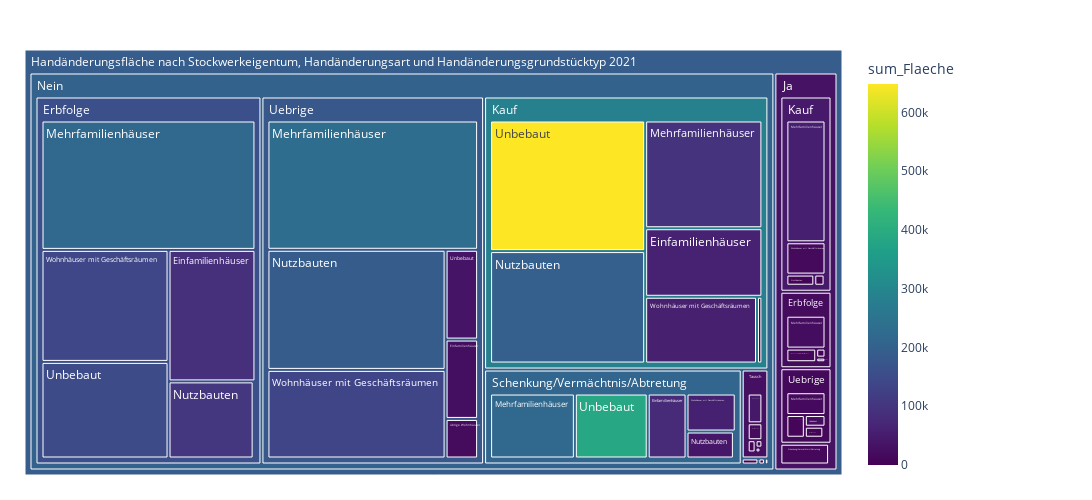

The code cell stored with this chart in its notebook:
### Code cell
fig = px.treemap(myTreemapAgg.query('sum_Flaeche >0').reset_index(), path=[px.Constant("Handänderungsfläche nach Stockwerkeigentum, Handänderungsart und Handänderungsgrundstücktyp 2021")
                                                                          , 'Stockwerkeigentum','HaeArt','HaeGrstTyp']
                 , values='sum_Flaeche'
                 , color='sum_Flaeche'               
                 #, color_discrete_map={'(?)':'lightgrey','EVP':'gold', 'SP':'#FF3030', 'PdA':'#EE3B3B', 'Grüne':'#A2CD5A','GLP':'#CAFF70','Die Mitte':'orange','FDP':'#104E8B','AL':'deeppink','SVP':'forestgreen', 'FL ZÜRI':'#8B864E','Volt':'#lightblue' }                
                 ## bei continuous scales (bei Zahlenwerten):
                 ,color_continuous_scale='viridis'
                 ,height=500 , width=1100                 
                )
fig.update_traces(root_color="grey")
fig.update_layout(margin = dict(t=50, l=25, r=250, b=25))
fig.show()

### Figure 1 — Plotly figure (JSON) as saved in the notebook; plotly's stock layout.template omitted (floating-point values rounded to 4 significant figures)
{"data": [{"branchvalues": "total", "customdata": [[3831.0], [89360.0], [757], [2814.0], [59580.0], [819.9], [77760.0], [2065], [1404.0], [25900.0], [885.5], [22960.0], [217200.0], [57.51], [322.6], [698], [56140.0], [95080.0], [15620.0], [216700.0], [287.1], [1656.0], [17370.0], [231100.0], [533.5], [948.6], [1574.0], [101900.0], [166], [483], [5115.0], [196400.0], [1225.0], [39860.0], [109.6], [20010.0], [6976.0], [188300.0], [115.2], [896.3], [148200.0], [398], [141.1], [648500.0], [387400.0], [43210.0], [21470.0], [35600.0], [10560.0], [140200.0], [103.1], [392.1], [501], [16870.0], [56890.0], [2398.0], [58650.0], [55.6], [4397.0], [9824.0], [134500.0], [176.5], [256], [93.89], [3776.0], [777.4], [7139.0], [2815.0], [2589.0], [20650.0], [18810.0], [159200.0], [86.79], [442.9], [577.6], [44970.0], [282000.0], [12970.0], [212000.0], [231.1], [28260.0], [14740.0], [177600.0], [480.7], [880.6], [31490.0], [203700.0], [190200.0]], "domain": {"x": [0, 1], "y": [0, 1]}, "hovertemplate": "labels=%{label}<br>sum_Flaeche_sum=%{value}<br>parent=%{parent}<br>id=%{id}<br>sum_Flaeche=%{color}<extra></extra>", "ids": ["Handänderungsfläche nach Stockwerkeigentum, Handänderungsart und Handänderungsgrundstücktyp 2021/Ja/Erbfolge/Einfamilienhäuser", "Handänderungsfläche nach Stockwerkeigentum, Handänderungsart und Handänderungsgrundstücktyp 2021/Nein/Erbfolge/Einfamilienhäuser", "Handänderungsfläche nach Stockwerkeigentum, Handänderungsart und Handänderungsgrundstücktyp 2021/Nein/Expropriation/Einfamilienhäuser", "Handänderungsfläche nach Stockwerkeigentum, Handänderungsart und Handänderungsgrundstücktyp 2021/Ja/Kauf/Einfamilienhäuser", "Handänderungsfläche nach Stockwerkeigentum, Handänderungsart und Handänderungsgrundstücktyp 2021/Nein/Kauf/Einfamilienhäuser", "Handänderungsfläche nach Stockwerkeigentum, Handänderungsart und Handänderungsgrundstücktyp 2021/Ja/Schenkung/Vermächtnis/Abtretung/Einfamilienhäuser", "Handänderungsfläche nach Stockwerkeigentum, Handänderungsart und Handänderungsgrundstücktyp 2021/Nein/Schenkung/Vermächtnis/Abtretung/Einfamilienhäuser", "Handänderungsfläche nach Stockwerkeigentum, Handänderungsart und Handänderungsgrundstücktyp 2021/Nein/Tausch/Einfamilienhäuser", "Handänderungsfläche nach Stockwerkeigentum, Handänderungsart und Handänderungsgrundstücktyp 2021/Ja/Uebrige/Einfamilienhäuser", "Handänderungsfläche nach Stockwerkeigentum, Handänderungsart und Handänderungsgrundstücktyp 2021/Nein/Uebrige/Einfamilienhäuser", "Handänderungsfläche nach Stockwerkeigentum, Handänderungsart und Handänderungsgrundstücktyp 2021/Nein/Zwangsverwertung/Einfamilienhäuser", "Handänderungsfläche nach Stockwerkeigentum, Handänderungsart und Handänderungsgrundstücktyp 2021/Ja/Erbfolge/Mehrfamilienhäuser", "Handänderungsfläche nach Stockwerkeigentum, Handänderungsart und Handänderungsgrundstücktyp 2021/Nein/Erbfolge/Mehrfamilienhäuser", "Handänderungsfläche nach Stockwerkeigentum, Handänderungsart und Handänderungsgrundstücktyp 2021/Ja/Expropriation/Mehrfamilienhäuser", "Handänderungsfläche nach Stockwerkeigentum, Handänderungsart und Handänderungsgrundstücktyp 2021/Nein/Expropriation/Mehrfamilienhäuser", "Handänderungsfläche nach Stockwerkeigentum, Handänderungsart und Handänderungsgrundstücktyp 2021/Nein/Freiwillige Steigerung/Mehrfamilienhäuser", "Handänderungsfläche nach Stockwerkeigentum, Handänderungsart und Handänderungsgrundstücktyp 2021/Ja/Kauf/Mehrfamilienhäuser", "Handänderungsfläche nach Stockwerkeigentum, Handänderungsart und Handänderungsgrundstücktyp 2021/Nein/Kauf/Mehrfamilienhäuser", "Handänderungsfläche nach Stockwerkeigentum, Handänderungsart und Handänderungsgrundstücktyp 2021/Ja/Schenkung/Vermächtnis/Abtretung/Mehrfamilienhäuser", "Handänderungsfläche nach Stockwerkeigentum, Handänderungsart und Handänderungsgrundstücktyp 2021/Nein/Schenkung/Vermächtnis/Abtretung/Mehrfamilienhäuser", "Handänderungsfläche nach Stockwerkeigentum, Handänderungsart und Handänderungsgrundstücktyp 2021/Ja/Tausch/Mehrfamilienhäuser", "Handänderungsfläche nach Stockwerkeigentum, Handänderungsart und Handänderungsgrundstücktyp 2021/Nein/Tausch/Mehrfamilienhäuser", "Handänderungsfläche nach Stockwerkeigentum, Handänderungsart und Handänderungsgrundstücktyp 2021/Ja/Uebrige/Mehrfamilienhäuser", "Handänderungsfläche nach Stockwerkeigentum, Handänderungsart und Handänderungsgrundstücktyp 2021/Nein/Uebrige/Mehrfamilienhäuser", "Handänderungsfläche nach Stockwerkeigentum, Handänderungsart und Handänderungsgrundstücktyp 2021/Ja/Zwangsverwertung/Mehrfamilienhäuser", "Handänderungsfläche nach Stockwerkeigentum, Handänderungsart und Handänderungsgrundstücktyp 2021/Nein/Zwangsverwertung/Mehrfamilienhäuser", "Handänderungsfläche nach Stockwerkeigentum, Handänderungsart und Handänderungsgrundstücktyp 2021/Ja/Erbfolge/Nutzbauten", "Handänderungsfläche nach Stockwerkeigentum, Handänderungsart und Handänderungsgrundstücktyp 2021/Nein/Erbfolge/Nutzbauten", "Handänderungsfläche nach Stockwerkeigentum, Handänderungsart und Handänderungsgrundstücktyp 2021/Nein/Expropriation/Nutzbauten", "Handänderungsfläche nach Stockwerkeigentum, Handänderungsart und Handänderungsgrundstücktyp 2021/Nein/Freiwillige Steigerung/Nutzbauten", "Handänderungsfläche nach Stockwerkeigentum, Handänderungsart und Handänderungsgrundstücktyp 2021/Ja/Kauf/Nutzbauten", "Handänderungsfläche nach Stockwerkeigentum, Handänderungsart und Handänderungsgrundstücktyp 2021/Nein/Kauf/Nutzbauten", "Handänderungsfläche nach Stockwerkeigentum, Handänderungsart und Handänderungsgrundstücktyp 2021/Ja/Schenkung/Vermächtnis/Abtretung/Nutzbauten", "Handänderungsfläche nach Stockwerkeigentum, Handänderungsart und Handänderungsgrundstücktyp 2021/Nein/Schenkung/Vermächtnis/Abtretung/Nutzbauten", "Handänderungsfläche nach Stockwerkeigentum, Handänderungsart und Handänderungsgrundstücktyp 2021/Ja/Tausch/Nutzbauten", "Handänderungsfläche nach Stockwerkeigentum, Handänderungsart und Handänderungsgrundstücktyp 2021/Nein/Tausch/Nutzbauten", "Handänderungsfläche nach Stockwerkeigentum, Handänderungsart und Handänderungsgrundstücktyp 2021/Ja/Uebrige/Nutzbauten", "Handänderungsfläche nach Stockwerkeigentum, Handänderungsart und Handänderungsgrundstücktyp 2021/Nein/Uebrige/Nutzbauten", "Handänderungsfläche nach Stockwerkeigentum, Handänderungsart und Handänderungsgrundstücktyp 2021/Ja/Zwangsverwertung/Nutzbauten", "Handänderungsfläche nach Stockwerkeigentum, Handänderungsart und Handänderungsgrundstücktyp 2021/Nein/Zwangsverwertung/Nutzbauten", "Handänderungsfläche nach Stockwerkeigentum, Handänderungsart und Handänderungsgrundstücktyp 2021/Nein/Erbfolge/Unbebaut", "Handänderungsfläche nach Stockwerkeigentum, Handänderungsart und Handänderungsgrundstücktyp 2021/Nein/Expropriation/Unbebaut", "Handänderungsfläche nach Stockwerkeigentum, Handänderungsart und Handänderungsgrundstücktyp 2021/Ja/Kauf/Unbebaut", "Handänderungsfläche nach Stockwerkeigentum, Handänderungsart und Handänderungsgrundstücktyp 2021/Nein/Kauf/Unbebaut", "Handänderungsfläche nach Stockwerkeigentum, Handänderungsart und Handänderungsgrundstücktyp 2021/Nein/Schenkung/Vermächtnis/Abtretung/Unbebaut", "Handänderungsfläche nach Stockwerkeigentum, Handänderungsart und Handänderungsgrundstücktyp 2021/Nein/Tausch/Unbebaut", "Handänderungsfläche nach Stockwerkeigentum, Handänderungsart und Handänderungsgrundstücktyp 2021/Ja/Uebrige/Unbebaut", "Handänderungsfläche nach Stockwerkeigentum, Handänderungsart und Handänderungsgrundstücktyp 2021/Nein/Uebrige/Unbebaut", "Handänderungsfläche nach Stockwerkeigentum, Handänderungsart und Handänderungsgrundstücktyp 2021/Ja/Erbfolge/Wohnhäuser mit Geschäftsräumen", "Handänderungsfläche nach Stockwerkeigentum, Handänderungsart und Handänderungsgrundstücktyp 2021/Nein/Erbfolge/Wohnhäuser mit Geschäftsräumen", "Handänderungsfläche nach Stockwerkeigentum, Handänderungsart und Handänderungsgrundstücktyp 2021/Ja/Expropriation/Wohnhäuser mit Geschäftsräumen", "Handänderungsfläche nach Stockwerkeigentum, Handänderungsart und Handänderungsgrundstücktyp 2021/Nein/Expropriation/Wohnhäuser mit Geschäftsräumen", "Handänderungsfläche nach Stockwerkeigentum, Handänderungsart und Handänderungsgrundstücktyp 2021/Nein/Freiwillige Steigerung/Wohnhäuser mit Geschäftsräumen", "Handänderungsfläche nach Stockwerkeigentum, Handänderungsart und Handänderungsgrundstücktyp 2021/Ja/Kauf/Wohnhäuser mit Geschäftsräumen", "Handänderungsfläche nach Stockwerkeigentum, Handänderungsart und Handänderungsgrundstücktyp 2021/Nein/Kauf/Wohnhäuser mit Geschäftsräumen", "Handänderungsfläche nach Stockwerkeigentum, Handänderungsart und Handänderungsgrundstücktyp 2021/Ja/Schenkung/Vermächtnis/Abtretung/Wohnhäuser mit Geschäftsräumen", "Handänderungsfläche nach Stockwerkeigentum, Handänderungsart und Handänderungsgrundstücktyp 2021/Nein/Schenkung/Vermächtnis/Abtretung/Wohnhäuser mit Geschäftsräumen", "Handänderungsfläche nach Stockwerkeigentum, Handänderungsart und Handänderungsgrundstücktyp 2021/Ja/Tausch/Wohnhäuser mit Geschäftsräumen", "Handänderungsfläche nach Stockwerkeigentum, Handänderungsart und Handänderungsgrundstücktyp 2021/Nein/Tausch/Wohnhäuser mit Geschäftsräumen", "Handänderungsfläche nach Stockwerkeigentum, Handänderungsart und Handänderungsgrundstücktyp 2021/Ja/Uebrige/Wohnhäuser mit Geschäftsräumen", "Handänderungsfläche nach Stockwerkeigentum, Handänderungsart und Handänderungsgrundstücktyp 2021/Nein/Uebrige/Wohnhäuser mit Geschäftsräumen", "Handänderungsfläche nach Stockwerkeigentum, Handänderungsart und Handänderungsgrundstücktyp 2021/Ja/Zwangsverwertung/Wohnhäuser mit Geschäftsräumen", "Handänderungsfläche nach Stockwerkeigentum, Handänderungsart und Handänderungsgrundstücktyp 2021/Nein/Zwangsverwertung/Wohnhäuser mit Geschäftsräumen", "Handänderungsfläche nach Stockwerkeigentum, Handänderungsart und Handänderungsgrundstücktyp 2021/Ja/Erbfolge/übrige Wohnhäuser", "Handänderungsfläche nach Stockwerkeigentum, Handänderungsart und Handänderungsgrundstücktyp 2021/Nein/Erbfolge/übrige Wohnhäuser", "Handänderungsfläche nach Stockwerkeigentum, Handänderungsart und Handänderungsgrundstücktyp 2021/Ja/Kauf/übrige Wohnhäuser", "Handänderungsfläche nach Stockwerkeigentum, Handänderungsart und Handänderungsgrundstücktyp 2021/Nein/Kauf/übrige Wohnhäuser", "Handänderungsfläche nach Stockwerkeigentum, Handänderungsart und Handänderungsgrundstücktyp 2021/Nein/Schenkung/Vermächtnis/Abtretung/übrige Wohnhäuser", "Handänderungsfläche nach Stockwerkeigentum, Handänderungsart und Handänderungsgrundstücktyp 2021/Nein/Tausch/übrige Wohnhäuser", "Handänderungsfläche nach Stockwerkeigentum, Handänderungsart und Handänderungsgrundstücktyp 2021/Nein/Uebrige/übrige Wohnhäuser", "Handänderungsfläche nach Stockwerkeigentum, Handänderungsart und Handänderungsgrundstücktyp 2021/Ja/Erbfolge", "Handänderungsfläche nach Stockwerkeigentum, Handänderungsart und Handänderungsgrundstücktyp 2021/Nein/Erbfolge", "Handänderungsfläche nach Stockwerkeigentum, Handänderungsart und Handänderungsgrundstücktyp 2021/Ja/Expropriation", "Handänderungsfläche nach Stockwerkeigentum, Handänderungsart und Handänderungsgrundstücktyp 2021/Nein/Expropriation", "Handänderungsfläche nach Stockwerkeigentum, Handänderungsart und Handänderungsgrundstücktyp 2021/Nein/Freiwillige Steigerung", "Handänderungsfläche nach Stockwerkeigentum, Handänderungsart und Handänderungsgrundstücktyp 2021/Ja/Kauf", "Handänderungsfläche nach Stockwerkeigentum, Handänderungsart und Handänderungsgrundstücktyp 2021/Nein/Kauf", "Handänderungsfläche nach Stockwerkeigentum, Handänderungsart und Handänderungsgrundstücktyp 2021/Ja/Schenkung/Vermächtnis/Abtretung", "Handänderungsfläche nach Stockwerkeigentum, Handänderungsart und Handänderungsgrundstücktyp 2021/Nein/Schenkung/Vermächtnis/Abtretung", "Handänderungsfläche nach Stockwerkeigentum, Handänderungsart und Handänderungsgrundstücktyp 2021/Ja/Tausch", "Handänderungsfläche nach Stockwerkeigentum, Handänderungsart und Handänderungsgrundstücktyp 2021/Nein/Tausch", "Handänderungsfläche nach Stockwerkeigentum, Handänderungsart und Handänderungsgrundstücktyp 2021/Ja/Uebrige", "Handänderungsfläche nach Stockwerkeigentum, Handänderungsart und Handänderungsgrundstücktyp 2021/Nein/Uebrige", "Handänderungsfläche nach Stockwerkeigentum, Handänderungsart und Handänderungsgrundstücktyp 2021/Ja/Zwangsverwertung", "Handänderungsfläche nach Stockwerkeigentum, Handänderungsart und Handänderungsgrundstücktyp 2021/Nein/Zwangsverwertung", "Handänderungsfläche nach Stockwerkeigentum, Handänderungsart und Handänderungsgrundstücktyp 2021/Ja", "Handänderungsfläche nach Stockwerkeigentum, Handänderungsart und Handänderungsgrundstücktyp 2021/Nein", "Handänderungsfläche nach Stockwerkeigentum, Handänderungsart und Handänderungsgrundstücktyp 2021"], "labels": ["Einfamilienhäuser", "Einfamilienhäuser", "Einfamilienhäuser", "Einfamilienhäuser", "Einfamilienhäuser", "Einfamilienhäuser", "Einfamilienhäuser", "Einfamilienhäuser", "Einfamilienhäuser", "Einfamilienhäuser", "Einfamilienhäuser", "Mehrfamilienhäuser", "Mehrfamilienhäuser", "Mehrfamilienhäuser", "Mehrfamilienhäuser", "Mehrfamilienhäuser", "Mehrfamilienhäuser", "Mehrfamilienhäuser", "Mehrfamilienhäuser", "Mehrfamilienhäuser", "Mehrfamilienhäuser", "Mehrfamilienhäuser", "Mehrfamilienhäuser", "Mehrfamilienhäuser", "Mehrfamilienhäuser", "Mehrfamilienhäuser", "Nutzbauten", "Nutzbauten", "Nutzbauten", "Nutzbauten", "Nutzbauten", "Nutzbauten", "Nutzbauten", "Nutzbauten", "Nutzbauten", "Nutzbauten", "Nutzbauten", "Nutzbauten", "Nutzbauten", "Nutzbauten", "Unbebaut", "Unbebaut", "Unbebaut", "Unbebaut", "Unbebaut", "Unbebaut", "Unbebaut", "Unbebaut", "Wohnhäuser mit Geschäftsräumen", "Wohnhäuser mit Geschäftsräumen", "Wohnhäuser mit Geschäftsräumen", "Wohnhäuser mit Geschäftsräumen", "Wohnhäuser mit Geschäftsräumen", "Wohnhäuser mit Geschäftsräumen", "Wohnhäuser mit Geschäftsräumen", "Wohnhäuser mit Geschäftsräumen", "Wohnhäuser mit Geschäftsräumen", "Wohnhäuser mit Geschäftsräumen", "Wohnhäuser mit Geschäftsräumen", "Wohnhäuser mit Geschäftsräumen", "Wohnhäuser mit Geschäftsräumen", "Wohnhäuser mit Geschäftsräumen", "Wohnhäuser mit Geschäftsräumen", "übrige Wohnhäuser", "übrige Wohnhäuser", "übrige Wohnhäuser", "übrige Wohnhäuser", "übrige Wohnhäuser", "übrige Wohnhäuser", "übrige Wohnhäuser", "Erbfolge", "Erbfolge", "Expropriation", "Expropriation", "Freiwillige Steigerung", "Kauf", "Kauf", "Schenkung/Vermächtnis/Abtretung", "Schenkung/Vermächtnis/Abtretung", "Tausch", "Tausch", "Uebrige", "Uebrige", "Zwangsverwertung", "Zwangsverwertung", "Ja", "Nein", "Handänderungsfläche nach Stockwerkeigentum, Handänderungsart und Handänderungsgrundstücktyp 2021"], "marker": {"coloraxis": "coloraxis", "colors": [3831.0, 89360.0, 757, 2814.0, 59580.0, 819.9, 77760.0, 2065, 1404.0, 25900.0, 885.5, 22960.0, 217200.0, 57.51, 322.6, 698, 56140.0, 95080.0, 15620.0, 216700.0, 287.1, 1656.0, 17370.0, 231100.0, 533.5, 948.6, 1574.0, 101900.0, 166, 483, 5115.0, 196400.0, 1225.0, 39860.0, 109.6, 20010.0, 6976.0, 188300.0, 115.2, 896.3, 148200.0, 398, 141.1, 648500.0, 387400.0, 43210.0, 21470.0, 35600.0, 10560.0, 140200.0, 103.1, 392.1, 501, 16870.0, 56890.0, 2398.0, 58650.0, 55.6, 4397.0, 9824.0, 134500.0, 176.5, 256, 93.89, 3776.0, 777.4, 7139.0, 2815.0, 2589.0, 20650.0, 18810.0, 159200.0, 86.79, 442.9, 577.6, 44970.0, 282000.0, 12970.0, 212000.0, 231.1, 28260.0, 14740.0, 177600.0, 480.7, 880.6, 31490.0, 203700.0, 190200.0]}, "name": "", "parents": ["Handänderungsfläche nach Stockwerkeigentum, Handänderungsart und Handänderungsgrundstücktyp 2021/Ja/Erbfolge", "Handänderungsfläche nach Stockwerkeigentum, Handänderungsart und Handänderungsgrundstücktyp 2021/Nein/Erbfolge", "Handänderungsfläche nach Stockwerkeigentum, Handänderungsart und Handänderungsgrundstücktyp 2021/Nein/Expropriation", "Handänderungsfläche nach Stockwerkeigentum, Handänderungsart und Handänderungsgrundstücktyp 2021/Ja/Kauf", "Handänderungsfläche nach Stockwerkeigentum, Handänderungsart und Handänderungsgrundstücktyp 2021/Nein/Kauf", "Handänderungsfläche nach Stockwerkeigentum, Handänderungsart und Handänderungsgrundstücktyp 2021/Ja/Schenkung/Vermächtnis/Abtretung", "Handänderungsfläche nach Stockwerkeigentum, Handänderungsart und Handänderungsgrundstücktyp 2021/Nein/Schenkung/Vermächtnis/Abtretung", "Handänderungsfläche nach Stockwerkeigentum, Handänderungsart und Handänderungsgrundstücktyp 2021/Nein/Tausch", "Handänderungsfläche nach Stockwerkeigentum, Handänderungsart und Handänderungsgrundstücktyp 2021/Ja/Uebrige", "Handänderungsfläche nach Stockwerkeigentum, Handänderungsart und Handänderungsgrundstücktyp 2021/Nein/Uebrige", "Handänderungsfläche nach Stockwerkeigentum, Handänderungsart und Handänderungsgrundstücktyp 2021/Nein/Zwangsverwertung", "Handänderungsfläche nach Stockwerkeigentum, Handänderungsart und Handänderungsgrundstücktyp 2021/Ja/Erbfolge", "Handänderungsfläche nach Stockwerkeigentum, Handänderungsart und Handänderungsgrundstücktyp 2021/Nein/Erbfolge", "Handänderungsfläche nach Stockwerkeigentum, Handänderungsart und Handänderungsgrundstücktyp 2021/Ja/Expropriation", "Handänderungsfläche nach Stockwerkeigentum, Handänderungsart und Handänderungsgrundstücktyp 2021/Nein/Expropriation", "Handänderungsfläche nach Stockwerkeigentum, Handänderungsart und Handänderungsgrundstücktyp 2021/Nein/Freiwillige Steigerung", "Handänderungsfläche nach Stockwerkeigentum, Handänderungsart und Handänderungsgrundstücktyp 2021/Ja/Kauf", "Handänderungsfläche nach Stockwerkeigentum, Handänderungsart und Handänderungsgrundstücktyp 2021/Nein/Kauf", "Handänderungsfläche nach Stockwerkeigentum, Handänderungsart und Handänderungsgrundstücktyp 2021/Ja/Schenkung/Vermächtnis/Abtretung", "Handänderungsfläche nach Stockwerkeigentum, Handänderungsart und Handänderungsgrundstücktyp 2021/Nein/Schenkung/Vermächtnis/Abtretung", "Handänderungsfläche nach Stockwerkeigentum, Handänderungsart und Handänderungsgrundstücktyp 2021/Ja/Tausch", "Handänderungsfläche nach Stockwerkeigentum, Handänderungsart und Handänderungsgrundstücktyp 2021/Nein/Tausch", "Handänderungsfläche nach Stockwerkeigentum, Handänderungsart und Handänderungsgrundstücktyp 2021/Ja/Uebrige", "Handänderungsfläche nach Stockwerkeigentum, Handänderungsart und Handänderungsgrundstücktyp 2021/Nein/Uebrige", "Handänderungsfläche nach Stockwerkeigentum, Handänderungsart und Handänderungsgrundstücktyp 2021/Ja/Zwangsverwertung", "Handänderungsfläche nach Stockwerkeigentum, Handänderungsart und Handänderungsgrundstücktyp 2021/Nein/Zwangsverwertung", "Handänderungsfläche nach Stockwerkeigentum, Handänderungsart und Handänderungsgrundstücktyp 2021/Ja/Erbfolge", "Handänderungsfläche nach Stockwerkeigentum, Handänderungsart und Handänderungsgrundstücktyp 2021/Nein/Erbfolge", "Handänderungsfläche nach Stockwerkeigentum, Handänderungsart und Handänderungsgrundstücktyp 2021/Nein/Expropriation", "Handänderungsfläche nach Stockwerkeigentum, Handänderungsart und Handänderungsgrundstücktyp 2021/Nein/Freiwillige Steigerung", "Handänderungsfläche nach Stockwerkeigentum, Handänderungsart und Handänderungsgrundstücktyp 2021/Ja/Kauf", "Handänderungsfläche nach Stockwerkeigentum, Handänderungsart und Handänderungsgrundstücktyp 2021/Nein/Kauf", "Handänderungsfläche nach Stockwerkeigentum, Handänderungsart und Handänderungsgrundstücktyp 2021/Ja/Schenkung/Vermächtnis/Abtretung", "Handänderungsfläche nach Stockwerkeigentum, Handänderungsart und Handänderungsgrundstücktyp 2021/Nein/Schenkung/Vermächtnis/Abtretung", "Handänderungsfläche nach Stockwerkeigentum, Handänderungsart und Handänderungsgrundstücktyp 2021/Ja/Tausch", "Handänderungsfläche nach Stockwerkeigentum, Handänderungsart und Handänderungsgrundstücktyp 2021/Nein/Tausch", "Handänderungsfläche nach Stockwerkeigentum, Handänderungsart und Handänderungsgrundstücktyp 2021/Ja/Uebrige", "Handänderungsfläche nach Stockwerkeigentum, Handänderungsart und Handänderungsgrundstücktyp 2021/Nein/Uebrige", "Handänderungsfläche nach Stockwerkeigentum, Handänderungsart und Handänderungsgrundstücktyp 2021/Ja/Zwangsverwertung", "Handänderungsfläche nach Stockwerkeigentum, Handänderungsart und Handänderungsgrundstücktyp 2021/Nein/Zwangsverwertung", "Handänderungsfläche nach Stockwerkeigentum, Handänderungsart und Handänderungsgrundstücktyp 2021/Nein/Erbfolge", "Handänderungsfläche nach Stockwerkeigentum, Handänderungsart und Handänderungsgrundstücktyp 2021/Nein/Expropriation", "Handänderungsfläche nach Stockwerkeigentum, Handänderungsart und Handänderungsgrundstücktyp 2021/Ja/Kauf", "Handänderungsfläche nach Stockwerkeigentum, Handänderungsart und Handänderungsgrundstücktyp 2021/Nein/Kauf", "Handänderungsfläche nach Stockwerkeigentum, Handänderungsart und Handänderungsgrundstücktyp 2021/Nein/Schenkung/Vermächtnis/Abtretung", "Handänderungsfläche nach Stockwerkeigentum, Handänderungsart und Handänderungsgrundstücktyp 2021/Nein/Tausch", "Handänderungsfläche nach Stockwerkeigentum, Handänderungsart und Handänderungsgrundstücktyp 2021/Ja/Uebrige", "Handänderungsfläche nach Stockwerkeigentum, Handänderungsart und Handänderungsgrundstücktyp 2021/Nein/Uebrige", "Handänderungsfläche nach Stockwerkeigentum, Handänderungsart und Handänderungsgrundstücktyp 2021/Ja/Erbfolge", "Handänderungsfläche nach Stockwerkeigentum, Handänderungsart und Handänderungsgrundstücktyp 2021/Nein/Erbfolge", "Handänderungsfläche nach Stockwerkeigentum, Handänderungsart und Handänderungsgrundstücktyp 2021/Ja/Expropriation", "Handänderungsfläche nach Stockwerkeigentum, Handänderungsart und Handänderungsgrundstücktyp 2021/Nein/Expropriation", "Handänderungsfläche nach Stockwerkeigentum, Handänderungsart und Handänderungsgrundstücktyp 2021/Nein/Freiwillige Steigerung", "Handänderungsfläche nach Stockwerkeigentum, Handänderungsart und Handänderungsgrundstücktyp 2021/Ja/Kauf", "Handänderungsfläche nach Stockwerkeigentum, Handänderungsart und Handänderungsgrundstücktyp 2021/Nein/Kauf", "Handänderungsfläche nach Stockwerkeigentum, Handänderungsart und Handänderungsgrundstücktyp 2021/Ja/Schenkung/Vermächtnis/Abtretung", "Handänderungsfläche nach Stockwerkeigentum, Handänderungsart und Handänderungsgrundstücktyp 2021/Nein/Schenkung/Vermächtnis/Abtretung", "Handänderungsfläche nach Stockwerkeigentum, Handänderungsart und Handänderungsgrundstücktyp 2021/Ja/Tausch", "Handänderungsfläche nach Stockwerkeigentum, Handänderungsart und Handänderungsgrundstücktyp 2021/Nein/Tausch", "Handänderungsfläche nach Stockwerkeigentum, Handänderungsart und Handänderungsgrundstücktyp 2021/Ja/Uebrige", "Handänderungsfläche nach Stockwerkeigentum, Handänderungsart und Handänderungsgrundstücktyp 2021/Nein/Uebrige", "Handänderungsfläche nach Stockwerkeigentum, Handänderungsart und Handänderungsgrundstücktyp 2021/Ja/Zwangsverwertung", "Handänderungsfläche nach Stockwerkeigentum, Handänderungsart und Handänderungsgrundstücktyp 2021/Nein/Zwangsverwertung", "Handänderungsfläche nach Stockwerkeigentum, Handänderungsart und Handänderungsgrundstücktyp 2021/Ja/Erbfolge", "Handänderungsfläche nach Stockwerkeigentum, Handänderungsart und Handänderungsgrundstücktyp 2021/Nein/Erbfolge", "Handänderungsfläche nach Stockwerkeigentum, Handänderungsart und Handänderungsgrundstücktyp 2021/Ja/Kauf", "Handänderungsfläche nach Stockwerkeigentum, Handänderungsart und Handänderungsgrundstücktyp 2021/Nein/Kauf", "Handänderungsfläche nach Stockwerkeigentum, Handänderungsart und Handänderungsgrundstücktyp 2021/Nein/Schenkung/Vermächtnis/Abtretung", "Handänderungsfläche nach Stockwerkeigentum, Handänderungsart und Handänderungsgrundstücktyp 2021/Nein/Tausch", "Handänderungsfläche nach Stockwerkeigentum, Handänderungsart und Handänderungsgrundstücktyp 2021/Nein/Uebrige", "Handänderungsfläche nach Stockwerkeigentum, Handänderungsart und Handänderungsgrundstücktyp 2021/Ja", "Handänderungsfläche nach Stockwerkeigentum, Handänderungsart und Handänderungsgrundstücktyp 2021/Nein", "Handänderungsfläche nach Stockwerkeigentum, Handänderungsart und Handänderungsgrundstücktyp 2021/Ja", "Handänderungsfläche nach Stockwerkeigentum, Handänderungsart und Handänderungsgrundstücktyp 2021/Nein", "Handänderungsfläche nach Stockwerkeigentum, Handänderungsart und Handänderungsgrundstücktyp 2021/Nein", "Handänderungsfläche nach Stockwerkeigentum, Handänderungsart und Handänderungsgrundstücktyp 2021/Ja", "Handänderungsfläche nach Stockwerkeigentum, Handänderungsart und Handänderungsgrundstücktyp 2021/Nein", "Handänderungsfläche nach Stockwerkeigentum, Handänderungsart und Handänderungsgrundstücktyp 2021/Ja", "Handänderungsfläche nach Stockwerkeigentum, Handänderungsart und Handänderungsgrundstücktyp 2021/Nein", "Handänderungsfläche nach Stockwerkeigentum, Handänderungsart und Handänderungsgrundstücktyp 2021/Ja", "Handänderungsfläche nach Stockwerkeigentum, Handänderungsart und Handänderungsgrundstücktyp 2021/Nein", "Handänderungsfläche nach Stockwerkeigentum, Handänderungsart und Handänderungsgrundstücktyp 2021/Ja", "Handänderungsfläche nach Stockwerkeigentum, Handänderungsart und Handänderungsgrundstücktyp 2021/Nein", "Handänderungsfläche nach Stockwerkeigentum, Handänderungsart und Handänderungsgrundstücktyp 2021/Ja", "Handänderungsfläche nach Stockwerkeigentum, Handänderungsart und Handänderungsgrundstücktyp 2021/Nein", "Handänderungsfläche nach Stockwerkeigentum, Handänderungsart und Handänderungsgrundstücktyp 2021", "Handänderungsfläche nach Stockwerkeigentum, Handänderungsart und Handänderungsgrundstücktyp 2021", ""], "root": {"color": "grey"}, "type": "treemap", "values": [17540.0, 1052000.0, 757, 17180.0, 754400.0, 2326.0, 309500.0, 2065, 5058.0, 237800.0, 4435, 269000.0, 2549000.0, 57.51, 1168, 698, 715600.0, 1186000.0, 79220.0, 676100.0, 907.6, 11030.0, 188200.0, 2510000.0, 2932.0, 1626.0, 8816.0, 604100.0, 166, 483, 46750.0, 1638000.0, 3060.0, 156900.0, 335.5, 54530.0, 42980.0, 1972000.0, 115.2, 1775, 1130000.0, 398, 142.5, 1902000.0, 581000.0, 95970.0, 50890.0, 269000.0, 85010.0, 1310000.0, 103.1, 657, 501, 189700.0, 701300.0, 13830.0, 229500.0, 57.22, 21160.0, 88310.0, 1454000.0, 371.3, 256, 93.89, 12823, 1423.0, 33670, 5972, 5147, 118571, 380500.0, 6658000.0, 160.6, 3146, 1682, 970900.0, 6215000.0, 98440.0, 1959000.0, 1300.0, 189900.0, 375400.0, 6561000.0, 3419.0, 8092.0, 1830000.0, 21600000.0, 23430000.0]}], "layout": {"coloraxis": {"colorbar": {"title": {"text": "sum_Flaeche"}}, "colorscale": [[0, "#440154"], [0.1111, "#482878"], [0.2222, "#3e4989"], [0.3333, "#31688e"], [0.4444, "#26828e"], [0.5556, "#1f9e89"], [0.6667, "#35b779"], [0.7778, "#6ece58"], [0.8889, "#b5de2b"], [1, "#fde725"]]}, "height": 500, "legend": {"tracegroupgap": 0}, "margin": {"b": 25, "l": 25, "r": 250, "t": 50}, "width": 1100}}
